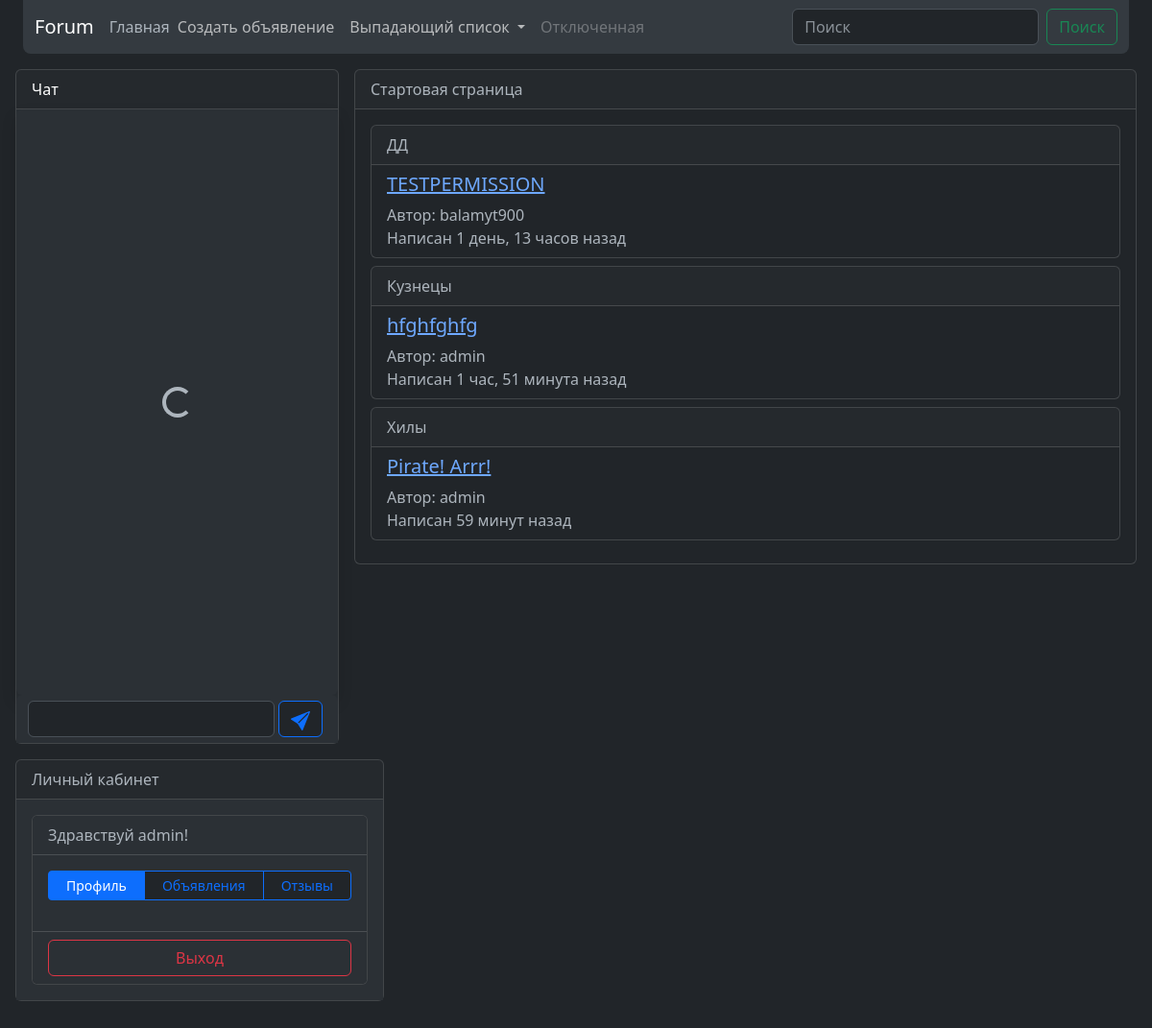
The app's page / (signed in) with its own data.
### announcement/models.py (models this page shows, shortened)
class Announcement(models.Model):
    author = models.ForeignKey(User, on_delete=models.CASCADE)
    title = models.CharField(max_length=255, null=False)
    text = models.CharField(max_length=555, null=False)
    date = models.DateTimeField(default=time)
    category = models.ForeignKey(Category, on_delete=models.CASCADE)
    class Meta:
        ordering = ('date', )

class Category(models.Model):
    name = models.CharField(max_length=50, null=False)

### main/views.py (the view)
# urls.py: path('', IndexView.as_view()),
class IndexView(ListView):
    model = Category
    template_name = 'index.html'
    def get_context_data(self, *, object_list=None, **kwargs):
        context = super().get_context_data(**kwargs)
        objects = Announcement.objects.all()[:10]
        cats = context['object_list']
        context['object_list'] = {}
        for cat in cats:
            context['object_list'][f'{cat.name}'] = []
            for obj in objects:
                if obj.category.name == cat.name:
                    context['object_list'][f'{cat.name}'].append(obj)
            if not context['object_list'][f'{cat.name}']:
                context['object_list'].pop(f'{cat.name}')
        return context

### templates/index.html
{% extends 'main.html' %}
{% block extra_head %}
{% load humanize %}
{% endblock %}
{% block body %}
<div class="card">
    <div class="card-header">Стартовая страница</div>
    <div class="card-body">
        {% for cat, objects in object_list.items %}
            <div class="card mb-2">
                <div class="card-header">{{ cat }}</div>
                <div class="group-list card-body py-2">
                    {% for obj in objects %}
                        <div class="group-list-item">
                            <a href="/announce/{{ obj.pk }}"><h5>{{ obj.title }}</h5></a>
                            Автор: {{ obj.author }}<br>
                            Написан {{ obj.date|timesince }} назад
                        </div>
                    {% endfor %}
                </div>
            </div>
        {% endfor %}
    </div>
</div>
{% endblock body %}

### templates/main.html (shortened to what this page needs)
<!DOCTYPE html>
<html lang="ru">
<head>
    <link href="https://cdn.jsdelivr.net/npm/bootstrap@5.3.0-alpha3/dist/css/bootstrap.min.css" rel="stylesheet">
    {% load static %}
</head>
<body class="bg-body" data-bs-theme="dark">
<div class="px-4">
  <nav class="navbar navbar-expand-lg rounded-bottom-3 bg-body-secondary">
  <div class="container-fluid">
    <div class="navbar-brand">Forum</div>
    <div class="nav-item"><a class="nav-link active" href="/">Главная</a></div>
    <div class="collapse navbar-collapse" id="collapse">
      <ul class="navbar-nav me-auto mb-2 mb-lg-0">
        <li class="nav-item">
          <a class="nav-link" href="/announce/new/">Создать объявление</a>
        </li>
        <li class="nav-item dropdown">
          <a class="nav-link dropdown-toggle" href="#" role="button" data-bs-toggle="dropdown" aria-expanded="false">
            Выпадающий список
          </a>
        </li>
        <li class="nav-item">
          <a class="nav-link disabled">Отключенная</a>
        </li>
      </ul>
      <form class="d-flex" role="search">{% csrf_token %}
        <input class="form-control me-2" type="search" placeholder="Поиск" aria-label="Поиск">
        <button class="btn btn-outline-success" type="submit">Поиск</button>
      </form>
    </div>
  </div>
</nav>
</div>
<div class="d-flex align-content-stretch flex-wrap mb-3 p-2">
  <div class="p-2 me-auto" style="min-width: 300px">
    <div class="card flex-nowrap">
      <div class="card-header  text-body-emphasis">Чат</div>
      <div class="card-body p-0">
        <div class="card-text bg-body-tertiary">
          <div id="chatbox" class="d-flex flex-column rounded shadow overflow-y-auto py-2" style="height: 610px">
            <div class="spinner-border m-auto" id="chat_spinner" role="status">
            </div>
          </div>
          <div>
            <form class="form-control d-flex border-0 bg-body-tertiary" id="new_message">
              <input class="form-control" name="text" id="new_message_text" type="text">
              <button class="btn btn-outline-primary w-40 h-50 mx-1 bg-body" type="submit">
              </button>
            </form>
          </div>
        </div>
      </div>
    </div>
    </div>
  <div class="p-2 flex-grow-1 flex-wrap w-50" style="min-width: 600px">{% block body %}{% endblock body %}</div>
  <div class="p-2" style="width: 400px">
    <div class="card flex-nowrap">
      <div class="card-header">Личный кабинет</div>
      <div class="card-body bg-body-tertiary" id="login_window">
        {% if not request.user.is_authenticated %}
          <form class="form-control bg-body-tertiary" id="login_form">
          <label for="login_email">Логин или E-mail адрес</label>
          <input class="form-control" id="login_email" name="login" type="text" required>
          <div class="invalid-feedback" id="login_errors"></div>
          <label for="password">Пароль</label>
          <input class="form-control" id="password" name="password" type="password" required>
          <div class="form-check">
            <input class="form-check-input" id="remember" name="remember" type="checkbox">
            <label class="form-check-label" for="remember">Запомнить меня</label>
          </div>
          <button class="btn btn-outline-primary my-2" style="width: 223px" type="submit">Авторизация</button>
            <a class="btn btn-outline-primary" href="/accounts/google/login/?process=login">
                    <svg xmlns="http://www.w3.org/2000/svg" width="20" height="20" fill="currentColor" class="bi bi-google" viewBox="0 0 16 16">
                      <path d="M15.545 6.558a9.42 9.42 0 0 1 .139 1.626c0 2.434-.87 4.492-2.384 5.885h.002C11.978 15.292 10.158 16 8 16A8 8 0 1 1 8 0a7.689 7.689 0 0 1 5.352 2.082l-2.284 2.284A4.347 4.347 0 0 0 8 3.166c-2.087 0-3.86 1.408-4.492 3.304a4.792 4.792 0 0 0 0 3.063h.003c.635 1.893 2.405 3.301 4.492 3.301 1.078 0 2.004-.276 2.722-.764h-.003a3.702 3.702 0 0 0 1.599-2.431H8v-3.08h7.545z"/>
                    </svg>
                </a>
          <h6>Еще нет аккаунта? <a href="{% url 'account_signup' %}">Регистрация</a></h6>
          <div class="alert alert-danger d-none" id="errors" role="alert"></div>
        </form>
       {% else %}
          <div class="card">
          <div class="card-header bg-body-tertiary">Здравствуй {{ request.user.username }}!</div>
          <div class="card-body bg-body-tertiary">
            <div class="d-flex flex-row mb-3 btn-group bg-body" role="group">
              <button class="btn btn-outline-primary btn-sm" id="profile_btn">Профиль</button>
              <button class="btn btn-outline-primary btn-sm" id="announce_btn">Объявления</button>
              <button class="btn btn-outline-primary btn-sm" id="reply_btn">Отзывы</button>
            </div>
          </div>
          <div class="card-footer d-grid gap-2 bg-body-tertiary">
            <button class="btn btn-outline-danger" id="logout_form">Выход</button>
          </div>
          </div>
       {% endif %}
      </div>
    </div>
  </div>
  </div>
</body>
</html>

### records on screen
Announcement: name "ДД", title "TESTPERMISSION", author "balamyt900", date "1 день, 13 часов"
Announcement: name "Кузнецы", title "hfghfghfg", author "admin", date "1 час, 51 минута"
Announcement: name "Хилы", title "Pirate! Arrr!", author "admin", date "59 минут"

### other values on screen
{{ request.user.username }} "admin"
